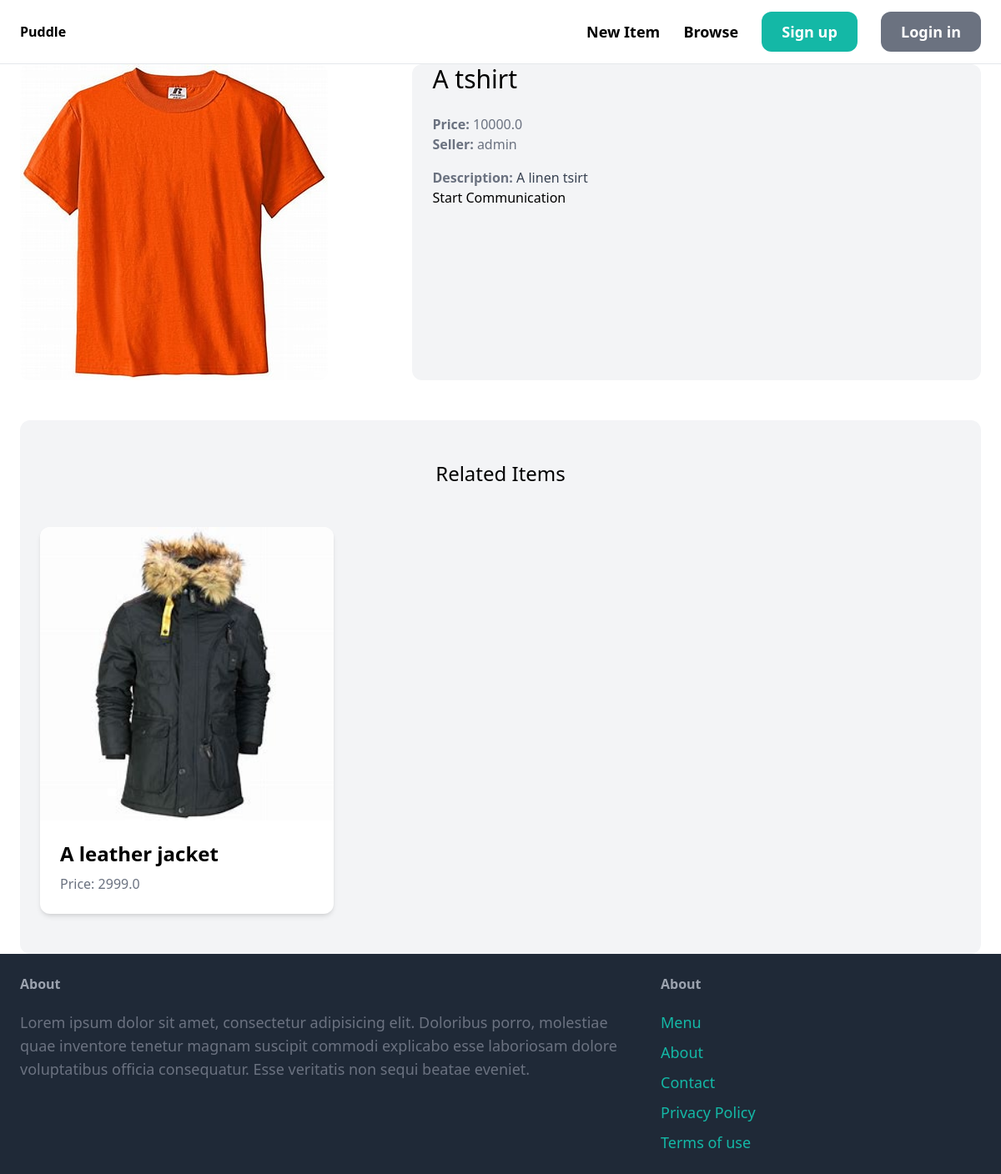
The page /items/a-tshirt/ on the database as committed earlier.
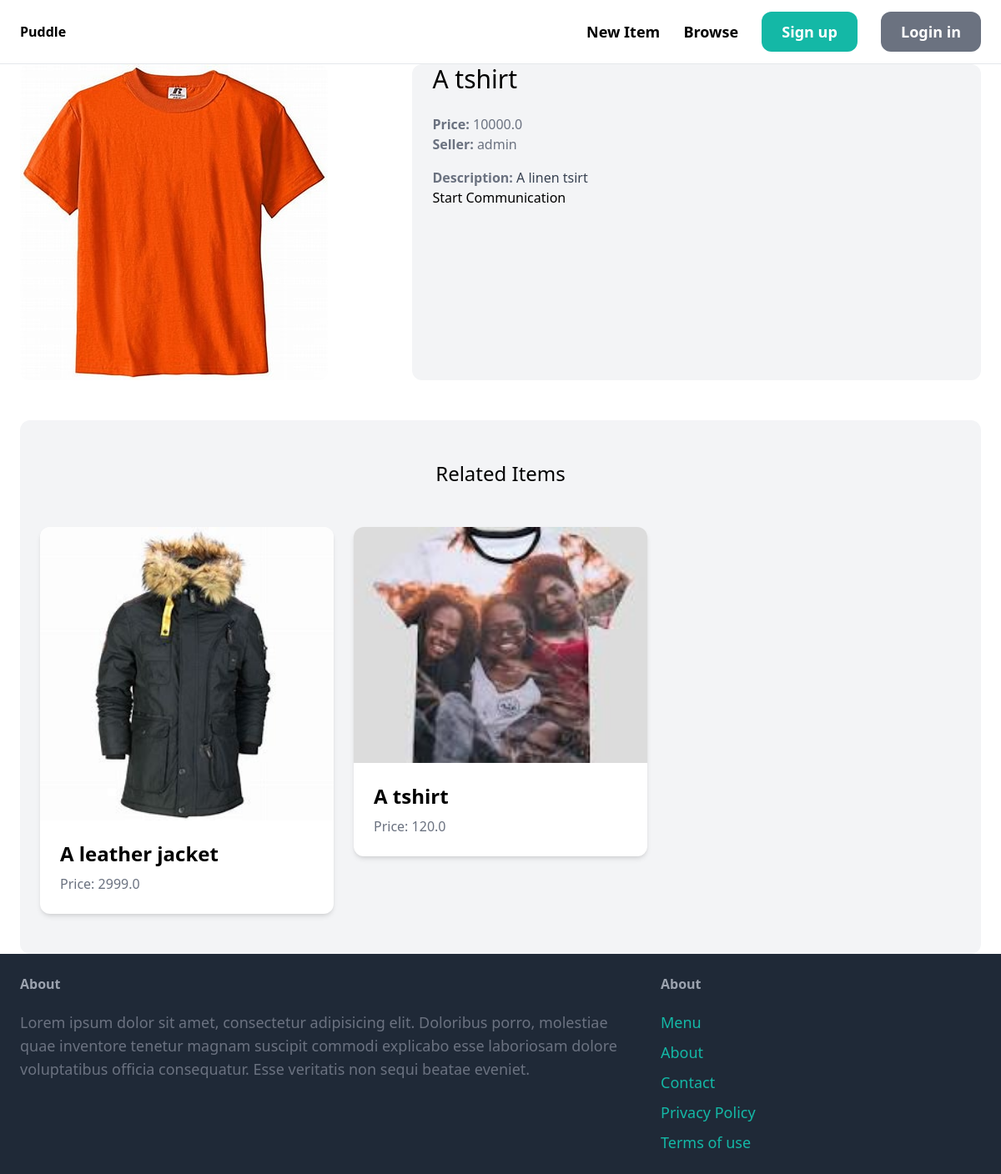
The same page on the database as committed later.
### item/models.py (models this page shows, shortened)
class Item(models.Model):
    category = models.ForeignKey(Category, related_name='items', on_delete=models.CASCADE)
    name = models.CharField(max_length=255)
    slug = models.SlugField(max_length=255, unique=True, blank=True)
    description = models.TextField(blank=True, null=True)
    price = models.FloatField()
    image = models.ImageField(upload_to='items_images', blank=True, null=True)
    is_sold = models.BooleanField(default=False)
    created_by = models.ForeignKey(User, related_name='items', on_delete=models.CASCADE)
    created_at = models.DateTimeField(auto_now_add=True)

### item/views.py (the view)
# urls.py: path('<slug:slug>/', ItemDetailView.as_view(), name='detail'),
class ItemDetailView(DetailView):
    model = Item
    template_name = 'detail.html'  # Correct this to reflect the correct path
    context_object_name = 'item'
    def get_context_data(self, **kwargs):
        context = super().get_context_data(**kwargs)
        item = self.get_object()  # Get the current item
        context['related_items'] = Item.objects.filter(
            category=item.category,
            is_sold=False
        ).exclude(slug=item.slug)
        return context

### item/templates/detail.html (shortened to what this page needs)
{% extends 'core/base.html' %}
{% block content %}
<div class="grid grid-cols-5 gap-6">
    <div class="col-span-2">
        <img src="{{ item.image.url }}" class="rounded-xl">
    </div>
    <div class="col-span-3 px-6 bg-gray-100 rounded-xl">
        <h1 class="mb-6 text-3xl">{{ item.name }}</h1>
        <p class="text-gray-500"><strong>Price:</strong> {{ item.price }}</p>
        <p class="text-gray-500"><strong>Seller:</strong> {{ item.created_by.username }}</p>
        {% if item.description %}
        <p class="text-gray-700 mt-4">
            <strong class="text-gray-500">Description:</strong> {{ item.description }}
        </p>
        {% endif %}
        {% if request.user == item.created_by %}
        <div class="mt-6 p-6 bg-white rounded-xl">
            <p>This is your item!</p>
            <a href="{% url 'item:delete' item.slug %}" class="inline-block mt-6 px-6 py-3 text-lg font-semibold bg-red-500 text-white rounded-xl">Delete</a>
            <a href="{% url 'item:edit' item.slug %}" class="inline-block mt-6 px-6 py-3 text-lg font-semibold bg-green-500 text-white rounded-xl">Edit</a>
        </div>
        {% else %}
        <a href="{% url 'communication:new' slug=item.slug %}">Start Communication</a>
        {% endif %}
    </div>
</div>
<div class="mt-12 px-6 py-12 bg-gray-100 rounded-xl">
    <h2 class="mb-12 text-2xl text-center">Related Items</h2>
    <div class="grid grid-cols-1 sm:grid-cols-2 md:grid-cols-3 gap-6">
        {% for related_item in related_items %}
        <div>
            <a href="{% url 'item:detail' slug=related_item.slug %}">
                <div class="bg-white shadow-md rounded-xl overflow-hidden">
                    <div class="aspect-w-16 aspect-h-9">
                        <img src="{{ related_item.image.url }}" alt="{{ related_item.name }}" class="w-full h-full object-cover">
                    </div>
                    <div class="p-6">
                        <h2 class="text-2xl font-semibold">{{ related_item.name }}</h2>
                        <p class="text-gray-500 mt-2">Price: {{ related_item.price }}</p>
                    </div>
                </div>
            </a>
        </div>
        {% endfor %}
    </div>
</div>
{% endblock %}

Rows that differ between the two databases and show on the page:
added Item: image (picture), name "A tshirt", price "120.0"
